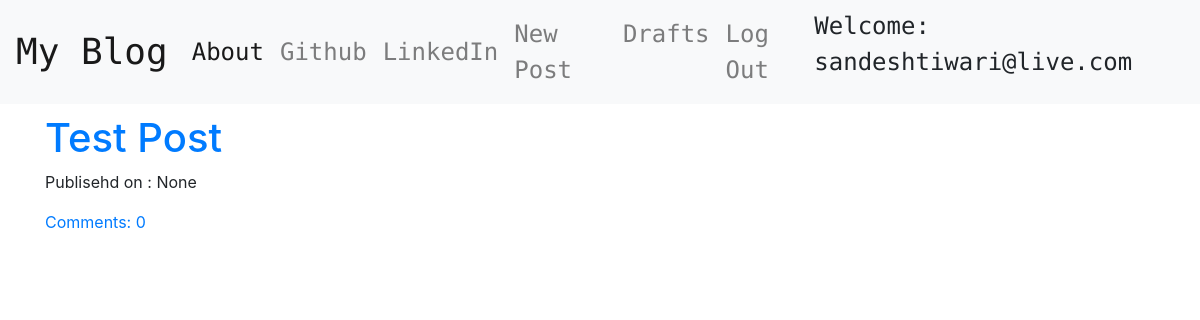
Before: /drafts/ (signed in) with the older database file.
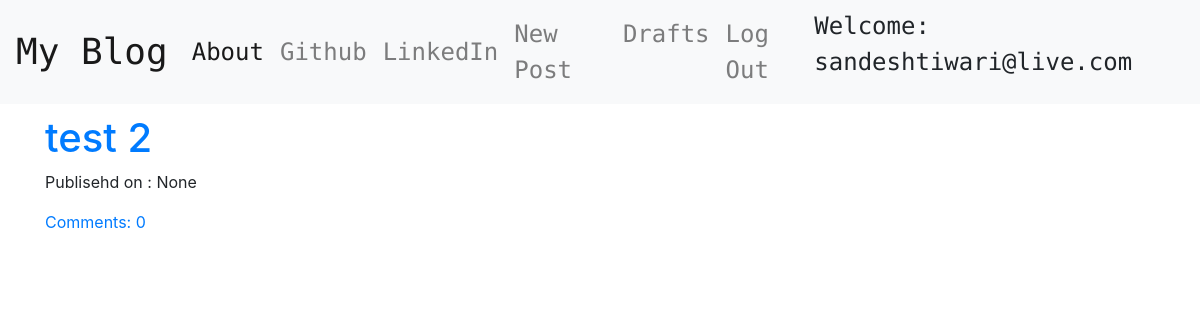
After: the same page with the newer database file.
### blog/models.py (models this page shows, shortened)
class Post(models.Model):
    author = models.ForeignKey('auth.User', on_delete=models.CASCADE)
    title = models.CharField(max_length=200)
    text = models.TextField()
    create_date = models.DateTimeField(default=timezone.now)
    published_date = models.DateTimeField(blank=True, null=True)
    def approve_comments(self):
        return self.comments.filter(approved_comment=True)

### blog/views.py (the view)
# urls.py: path('drafts/', views.DraftListView.as_view(), name='post_draft_list'),
class DraftListView(LoginRequiredMixin, ListView):
    login_url = '/login/'
    redirect_field_name = 'blog/post_list.html'
    model = Post
    def get_queryset(self):
        return Post.objects.filter(published_date__isnull=True).order_by('create_date')

### blog/templates/blog/post_list.html
{% extends 'blog/base.html' %}
{% block content %}
<div class="centerstage">
  {% for post in post_list %}
  <div class="post">
    <h1> <a href="{% url 'post_detail' pk=post.pk %}">{{ post.title }}</a> </h1>
    <div class="date">
      <p>Publisehd on : {{ post.published_date }}</p>
    </div>
    <a href="{% url 'post_detail' pk=post.pk %}">Comments: {{ post.approve_comments.count }}</a>
  </div>
  {% endfor %}
</div>
{% endblock %}

Changed rows visible on the page:
no longer on this page (row edited): Post: title "Test Post", published_date "None", approve_comments.count "0"
added Post: title "test 2", published_date "None", approve_comments.count "0"
